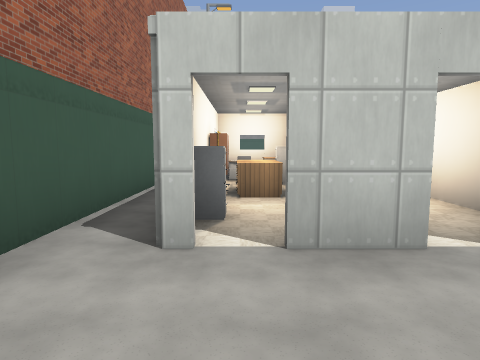
view 1 (above)

17 first-person views from a walk through a 3-D level made in the Godot game engine. The camera is 1.3 m above the floor, tilts 6° down and sees 75° across. The floor is counted in squares, 2 m on a side. Each view is taken from the middle of a square. On the plan, view 1 faces up. The plan holds only what a view shows up to about 10 squares ahead; the rest is blank. The place goes on beyond the plan. Some surface patterns are stand-ins.

view 2
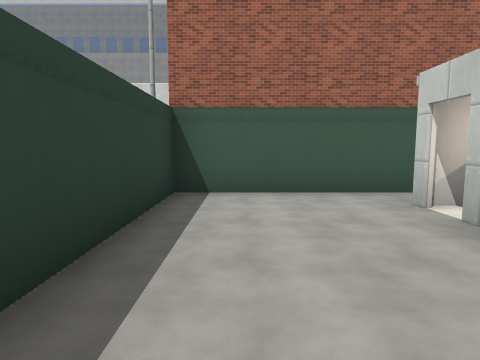

view 3
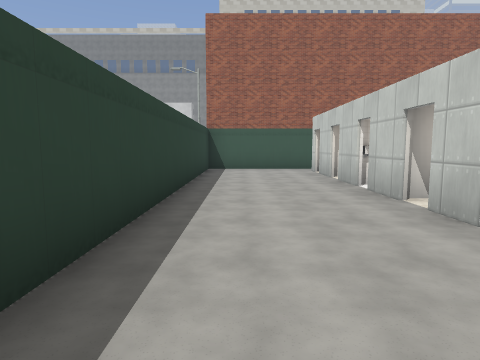

view 4
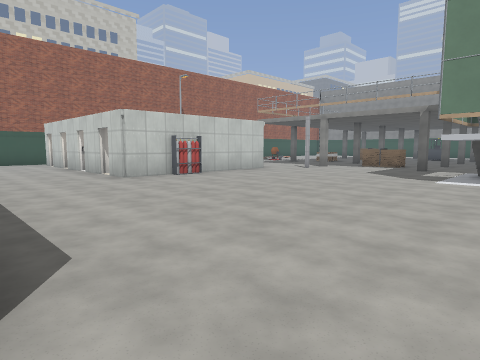

view 5
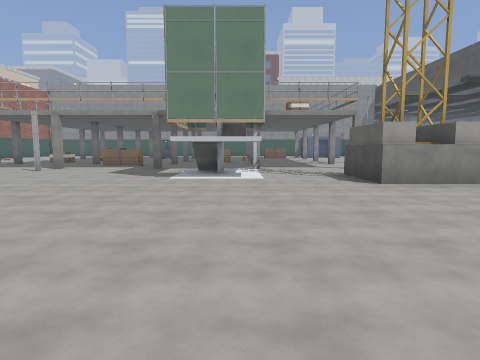

view 6
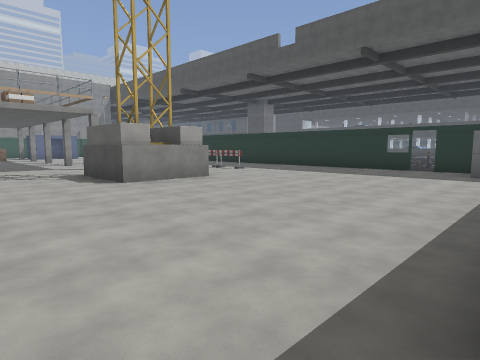

view 7
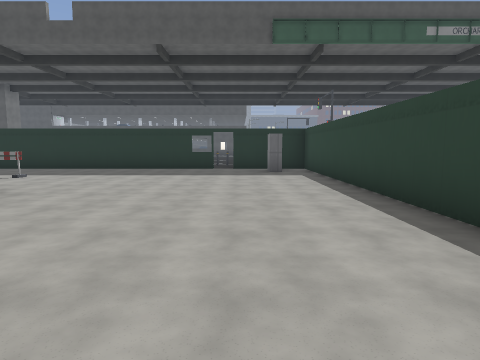

view 8
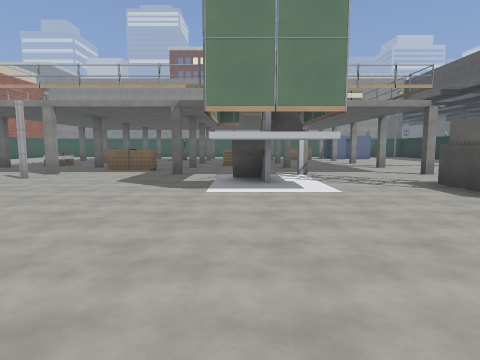

view 9
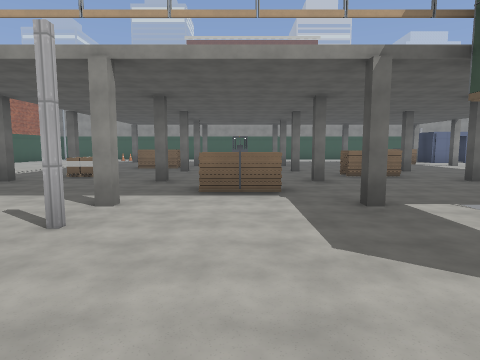

view 10
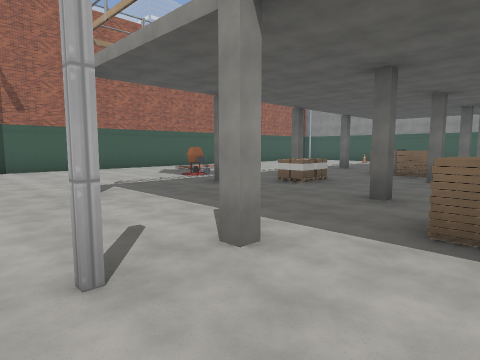

view 11
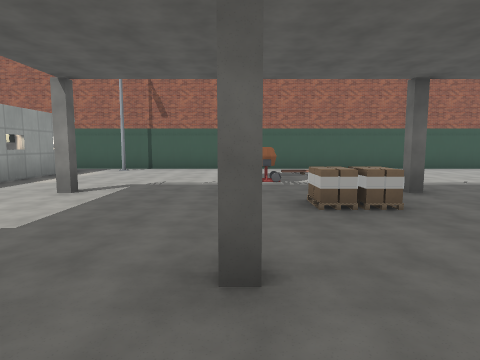

view 12
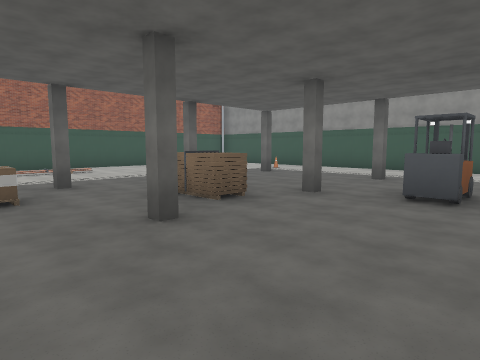

view 13
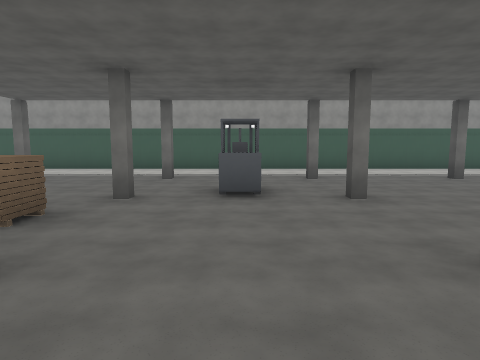

view 14
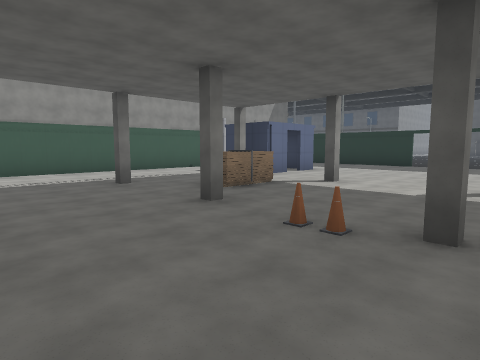

view 15
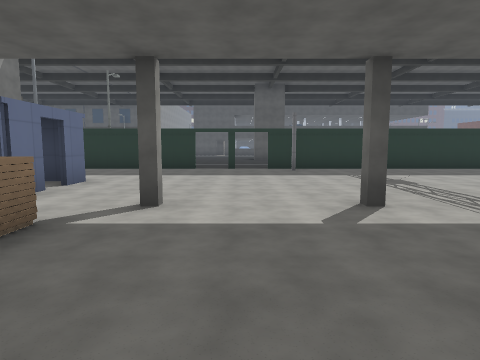

view 16
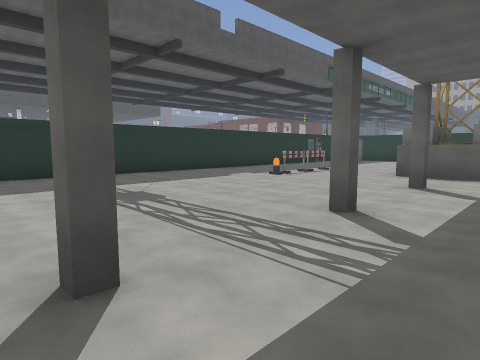

view 17
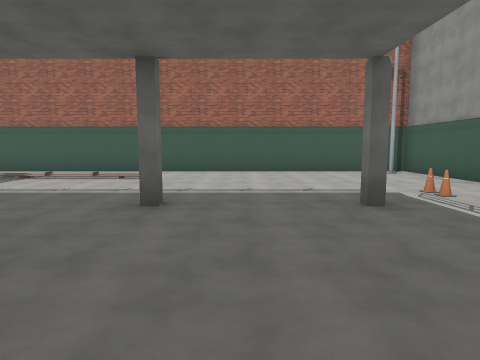

### Floor plan
Key: @ floor where view 1 was taken; # wall or solid block; . floor; ^ raised ledge; E desk; T table; C cabinet; S streetlight; B barrier; P pallet; N cone; F forklift; L pole; O other object.
Columns run from 2 left of view 1 to 21 right of it. Each row starts with its distance up from view 1.
 22 ###################
 21 ##.................
 20 #....N............#    #
 19 #.......#..#..#...# # .#
 18 #....#............#.#..#
 17 #.........F.....^......#
 16 #....#..#.F...#..#......
 15 #......^^..............#
 14 #.............N........#
 13 #....#..#..#......#....L
 12 #...O.P......^.........#
 11 #....#..#..#..#..#.....#
 10 #.........^............#
  9 #......................#
  8 #.......#..#. #..#...O.#
  7 #...   #O....##......B.#
  6 #.EO    .....##..##..B.#
  5 #OO     .........##....#
  4 #.T #  #O..............#
  3 ##C #   ...............#
  2 ##.##O##...............#
  1 #.......................
  0 #.@...................##
 -1 SS########    .  #######

Positions as (right, up) in squares from view 1, and headings:
1: (0, 0), facing up
2: (3, 0), facing left
3: (8, 0), facing left
4: (12, -1), facing up-left
5: (12, -1), facing up
6: (12, -1), facing up-right
7: (12, 1), facing right
8: (11, 1), facing up
9: (8, 5), facing up
10: (8, 7), facing up-left
11: (8, 11), facing left
12: (9, 12), facing up-left
13: (8, 12), facing up
14: (10, 13), facing up-right
15: (12, 15), facing right
16: (14, 14), facing down-right
17: (7, 17), facing left
